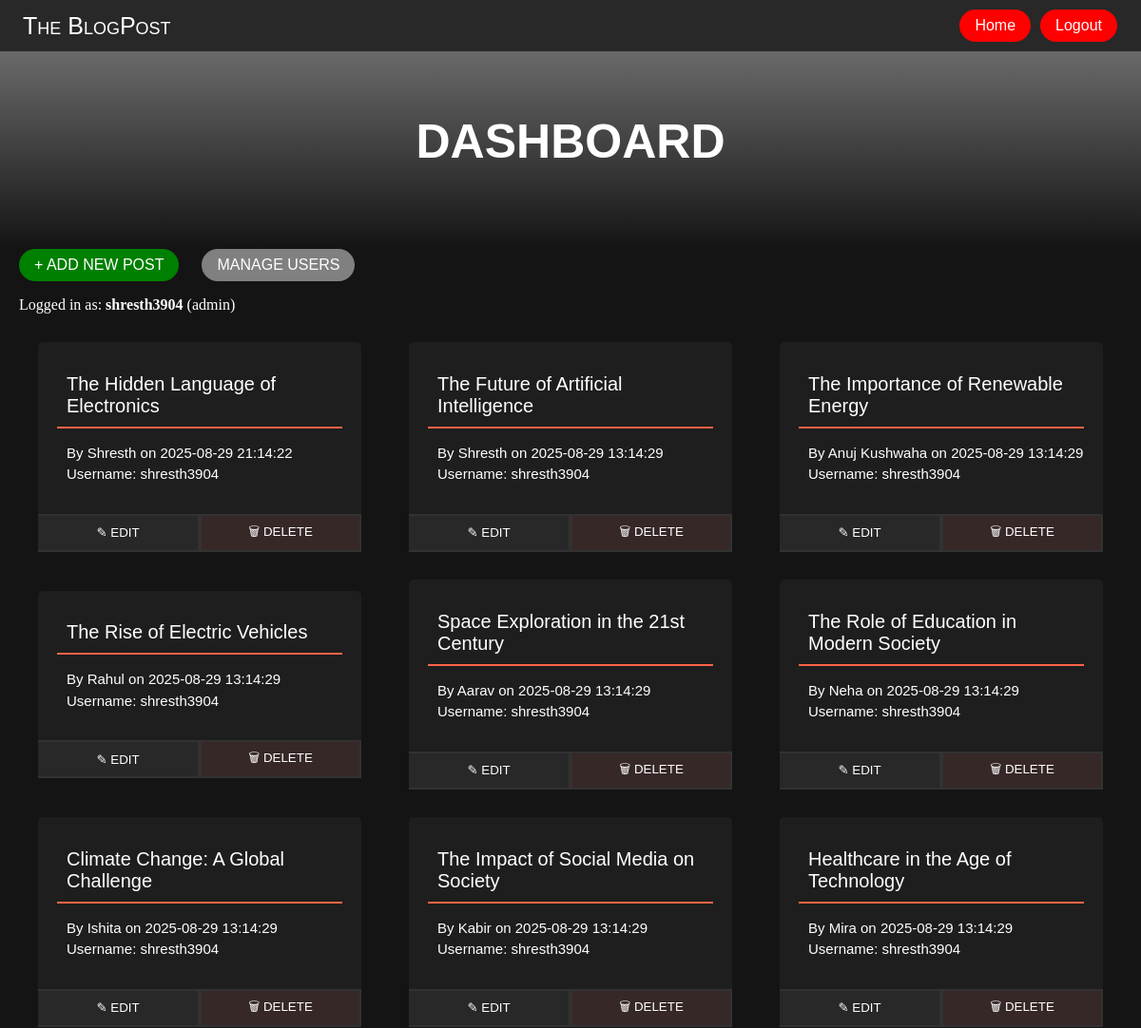
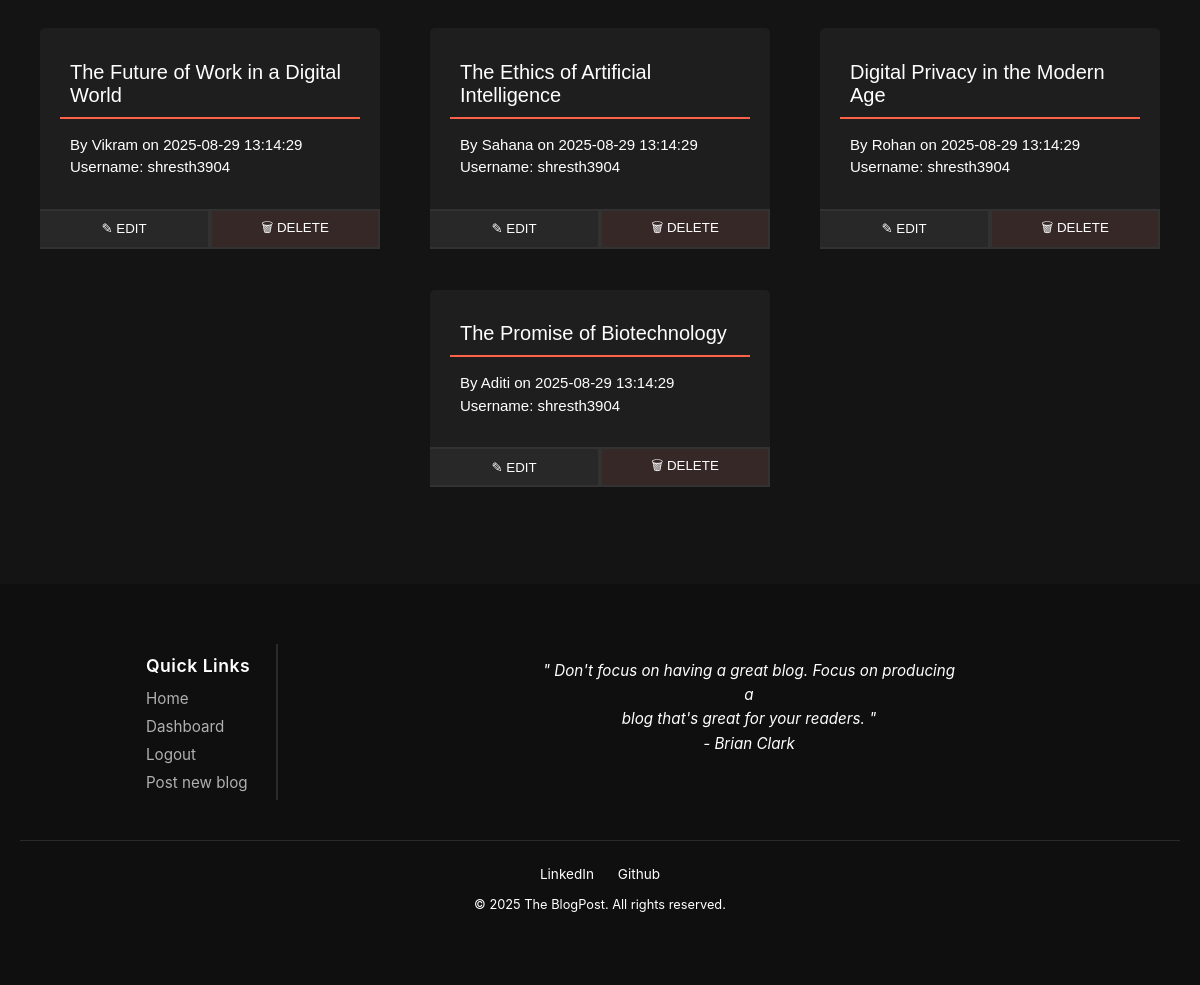
The page /dashboard (signed in) on the database as committed earlier (2 pictures, top to bottom).
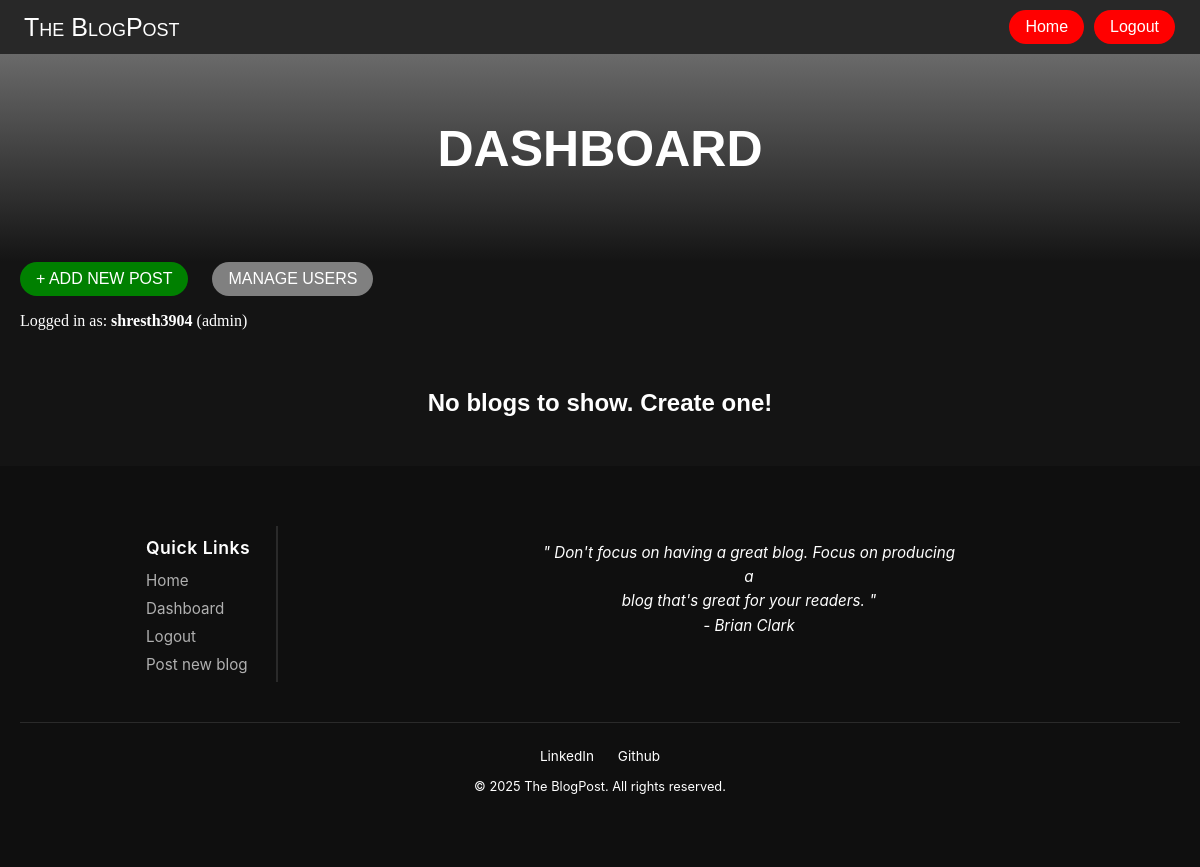
The same page on the database as committed later.
### tables this page shows
CREATE TABLE users (
            id INTEGER PRIMARY KEY,
            username TEXT NOT NULL UNIQUE,
            password TEXT NOT NULL
        , is_admin INTEGER DEFAULT 0);

CREATE TABLE blog (
    id INTEGER PRIMARY KEY AUTOINCREMENT,
    title TEXT,
    content TEXT,
    created_at DATETIME DEFAULT CURRENT_TIMESTAMP,
    author TEXT
, user_id INTEGER DEFAULT 1);

### app.py (the view)
@app.route("/dashboard")
@login_required
def dashboard():
    con = sqlite3.connect("database.db")
    cur = con.cursor()
    if current_user.is_admin == 1:
        cur.execute("SELECT blog.id, title ,author, created_at, username FROM blog JOIN users ON blog.user_id = users.id ORDER BY created_at DESC")
    else:
        cur.execute("SELECT id, title,author, created_at, user_id FROM blog WHERE user_id = ? ORDER BY created_at DESC", (current_user.id,))
    blogs = cur.fetchall()
    con.close()
    html = render_template("dash_board.html", blogs = blogs, current_user = current_user)
    return html

### app.py (called while the page is built)
def get_db_connection():
    conn = sqlite3.connect('database.db')
    conn.row_factory = sqlite3.Row
    return conn

@login_manager.user_loader
def load_user(user_id):
    conn = get_db_connection()
    user_data = conn.execute('SELECT * FROM users WHERE id = ?', (user_id,)).fetchone()
    conn.close()
    if user_data:
        return User(id=user_data['id'], username=user_data['username'], password=user_data['password'], is_admin=user_data['is_admin'])
    return None

### templates/dash_board.html (shortened to what this page needs)
<!DOCTYPE html>
<html lang="en">
<head>
    <link rel="stylesheet" href="{{ url_for('static', filename='dashboard.css') }}">
    <link rel = "stylesheet" href = "{{url_for('static', filename = 'style.css')}}">
</head>
    <body id = "dashboard_body">
        <div class = "top">
            <a class = "left" href = "{{url_for('index')}}">The BlogPost</a>
            <div class = "nav_links">
                {% if current_user.is_authenticated %}
                    <a class = "right" href="{{ url_for('index') }}">Home</a>
                    <a class = "right" href="{{ url_for('logout') }}">Logout</a>
                {% else %}
                    <a class = "right" href="{{ url_for('login') }}">Login</a>
                {% endif %}
            </div>
        </div>
    <div class = "dashboard" id = "dashboard">
        <h1 style = "font-family:Arial;color: white; text-align: center; padding-top: 20px;">DASHBOARD</h1>
    </div>
        <div class = "dashboard_options">
                <a class = "submit" href = "{{url_for('submit')}}"> + ADD NEW POST</a>
                {% if current_user.is_admin == 1 %}<a class = "manage_users" href = "{{url_for('manage_users')}}"> MANAGE USERS</a>{% endif %}
                <p style= "font-family:sans serif;color:white;margin-left:20px;"> Logged in as: <b>{{current_user.username}}</b> {% if current_user.is_admin == 1 %}(admin){% endif %}</p>
            </div>
        {% if not blogs %}
            <div class ="no_blogs" style = "display:flex;height: 100px;">
            <h2 style = "color: white; text-align: center;">No blogs to show. Create one!</h2>
            </div>
        {% else %}
            <div class = "blog_interface">
            {% for blog in blogs %}
            <div class = "blogs_container">
                <div onclick = "fetch_blog('{{blog[0]}}')" class = "blog_interface_blog">
                        <h2 style = "color: white;">{{blog[1]}}</h2>
                        <p style = "color: white;">By {{blog[2]}} on {{blog[3]}} {% if current_user.is_admin == 1 %}<br> Username: {{blog[4]}}{% endif %}</p>
                </div>
                    <div class = "options" style = "text-align: center;">
                        <form method = "GET" action = "/edit">
                            <button class = "blog_btn2" id = "delete" href = "">✎ EDIT</button>
                        </form>
                        <form method = "POST" action = "/delete">
                            <button class = "blog_btn1" id = "delete" href = ""> 🗑 DELETE</button>
                        </form>
                    </div>
            </div>
            {% endfor %}
            </div>
        {% endif %}
    <div id = "footer" class = "footer" >
        <div class = "footer_content">
            <div class = "link_box">
            <div class = "quick_links" style = "color:white;">
                <h1>Quick Links</h1>
                <ul>
                    <li><a class = "links" href = "{{url_for('index')}}">Home</a></li>
                    <li><a class = "links" href = "{{url_for('dashboard')}}">Dashboard</a></li>
                    {% if current_user.is_authenticated %}
                        <li><a class = "links" href = "{{url_for('logout')}}">Logout</a></li>
                    {% else %}
                        <li><a class = "links" href = "{{url_for('login')}}">Login</a></li>
                        <li><a class = "links" href = "{{url_for('signup')}}">Signup</a></li>
                    {% endif %}
                    <li><a class = "links" href = "{{url_for('submit')}}">Post new blog</a></li>
                </ul>
            </div>
        </div>
            <div class = "quote">
                <p style = "text-align:center; color:white;">" Don't focus on having a great blog. Focus on producing a <br>blog that's great for your readers. "<br> - Brian Clark</p>
            </div>
        </div>
        <div class = "footer_bottom">
            <a  href = "https://www.linkedin.com/in/shresth-65ab02304/" style = "color:white;">LinkedIn</a>
            <a href = "https://github.com/shresth3904" style = "color:white;">Github</a>
            <p style = "text-align:center; color:white;">&copy; 2025 The BlogPost. All rights reserved.</p>
        </div>
        </div>
</body>
</html>

### static/dashboard.css (style rules this page uses)
body { margin:0; padding:0; }
#dashboard_body { background-color: rgb(20, 20, 20); margin: 0; }
.dashboard { padding-top:100px; width: 100%; margin: auto; padding-bottom: 50px; font-size: 25px; background-image: linear-gradient(to top , rgb(20, 20, 20), grey); font-variant: small-caps; }
.no_blogs { display:flex; flex-direction: column; align-items: center; }
.no_blogs h2 { font-family: "Trebuchet MS", "Lucida Sans Unicode", "Lucida Grande", "Lucida Sans", Arial, sans-serif; margin-bottom: 20px; }
.submit { font-family: "Trebuchet MS", "Lucida Sans Unicode", "Lucida Grande", "Lucida Sans", Arial, sans-serif; display: inline-block; background-color: green; padding: 8px 16px; border-radius: 20px; transition: all 0.3s ease; color: white; text-decoration: none; margin-left: 20px; }
.manage_users { font-family: "Trebuchet MS", "Lucida Sans Unicode", "Lucida Grande", "Lucida Sans", Arial, sans-serif; display: inline-block; background-color:grey; padding: 8px 16px; border-radius: 20px; transition: all 0.3s ease; color: white; text-decoration: none; margin-left: 20px; }

### static/style.css (style rules this page uses)
body { background-color: rgb(20, 20, 20); margin: 0; padding:0; }
.dashboard h1 { font-family: "Trebuchet MS", "Lucida Sans Unicode", "Lucida Grande", "Lucida Sans", Arial, sans-serif; margin-top: 0; padding-top: 20px; }
.top { z-index: 100; position:fixed; display:flex; background-color: rgb(40, 40, 40); text-decoration: none; padding: 10px 20px; justify-content: space-between; align-items: center; width:100%; color: white; box-sizing: border-box; }
.right { font-family: "Trebuchet MS", "Lucida Sans Unicode", "Lucida Grande", "Lucida Sans", Arial, sans-serif; display: flex; color:white; height:80%; text-decoration: none; align-items: center; margin: 0 5px; background-color: red; padding: 8px 16px; border-radius: 20px; transition: all 0.3s ease; box-sizing: border-box; }
.left { font-family: "Arial Narrow Bold", sans-serif; font-size: 25px; line-height: 25px; display: inline-block; align-items: left; color: white; text-decoration: none;; font-variant: small-caps; padding:4px ; transition: all 0.3s ease; }
.nav_links { display: flex; }
h2 { padding: 2%; }
.footer { display: block; width:100vw; margin-top: 20px; background: #0f0f0f; color: #e5e5e5; padding: 60px 20px; font-family: 'Inter', sans-serif; box-sizing: border-box; }
.footer_content { display: flex; gap: 40px; max-width: 1200px; flex-wrap: wrap; margin: 0 auto; text-align: left; }
.link_box { margin-left:10%; display: flex; min-width: 130px; flex-direction: column; gap: 12px; padding-left: 10px; border-right: 2px solid #2a2a2a; }
.quick_links h1 { font-size: 1.1rem; margin-bottom: 12px; font-weight: 600; color: #ffffff; letter-spacing: 0.5px; }
.quick_links ul { list-style: none; padding: 0; margin: 0; }
.quick_links li { margin-bottom: 8px; }
.links { text-decoration: none; color: #b0b0b0; transition: all 0.3s ease; font-size: 0.95rem; }
.quote { max-width: 420px; margin: 0 auto; text-align: center; font-size: 0.95rem; line-height: 1.6; color: #cfcfcf; font-style: italic; }
.footer_bottom { margin-top: 40px; padding-top: 25px; border-top: 1px solid #2a2a2a; text-align: center; font-size: 0.85rem; color: #999; }
.footer_bottom a { color: #b0b0b0; text-decoration: none; margin: 0 10px; transition: color 0.3s ease, transform 0.2s ease; }
.footer_bottom p { margin-top: 15px; font-size: 0.8rem; color: #777; }

Rows that differ between the two databases and show on the page:
removed blog: title "The Hidden Language of Electronics", author "Shresth", created_at "2025-08-29 21:14:22", username "shresth3904"
removed blog: title "The Future of Artificial Intelligence", author "Shresth", created_at "2025-08-29 13:14:29", username "shresth3904"
removed blog: title "The Importance of Renewable Energy", author "Anuj Kushwaha", created_at "2025-08-29 13:14:29", username "shresth3904"
removed blog: title "The Rise of Electric Vehicles", author "Rahul", created_at "2025-08-29 13:14:29", username "shresth3904"
removed blog: title "Space Exploration in the 21st Century", author "Aarav", created_at "2025-08-29 13:14:29", username "shresth3904"
removed blog: title "The Role of Education in Modern Society", author "Neha", created_at "2025-08-29 13:14:29", username "shresth3904"
removed blog: title "Climate Change: A Global Challenge", author "Ishita", created_at "2025-08-29 13:14:29", username "shresth3904"
removed blog: title "The Impact of Social Media on Society", author "Kabir", created_at "2025-08-29 13:14:29", username "shresth3904"
removed blog: title "Healthcare in the Age of Technology", author "Mira", created_at "2025-08-29 13:14:29", username "shresth3904"
removed blog: title "The Future of Work in a Digital World", author "Vikram", created_at "2025-08-29 13:14:29", username "shresth3904"
removed blog: title "The Ethics of Artificial Intelligence", author "Sahana", created_at "2025-08-29 13:14:29", username "shresth3904"
removed blog: title "Digital Privacy in the Modern Age", author "Rohan", created_at "2025-08-29 13:14:29", username "shresth3904"
removed blog: title "The Promise of Biotechnology", author "Aditi", created_at "2025-08-29 13:14:29", username "shresth3904"
Other text that changed with them:
text now shown: "No blogs to show. Create one!"
